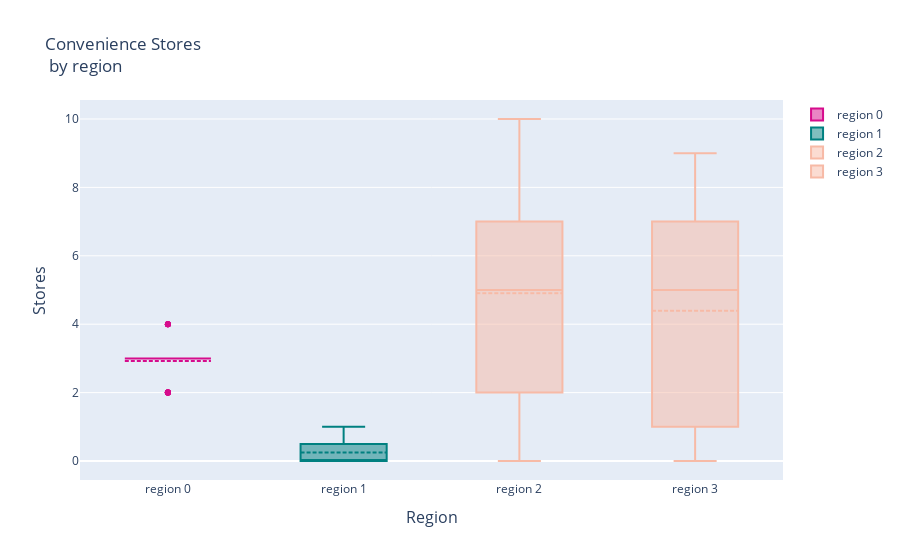

This figure's notebook cell:
### Code cell
trace0 = go.Box(
    y=stores_r0,
    name = 'region 0',
    boxmean= True,
    marker = dict(
        color = 'rgb(214, 12, 140)',
    )
)
trace1 = go.Box(
    y=stores_r1,
    name = 'region 1',
    boxmean= True,
    marker = dict(
        color = 'rgb(0, 128, 128)',
    )
)
trace2 = go.Box(
    y=stores_r2,
    name = 'region 2',
    boxmean= True,
    marker = dict(
        color = 'rgb(247, 186, 166)',
    )
)

trace3 = go.Box(
    y=stores_r3,
    name = 'region 3',
    boxmean= True,
    marker = dict(
        color = 'rgb(247, 186, 166)',
    )
)
data = [trace0, trace1, trace2,trace3]
layout = go.Layout(title="Convenience Stores <br> by region", xaxis=dict(title="Region", titlefont=dict(size=16)),
                  yaxis=dict(title="Stores", titlefont=dict(size=16)))

fig = go.Figure(data=data, layout=layout)
iplot(fig)

### Figure 1 — Plotly figure (JSON) as saved in the notebook; plotly's stock layout.template omitted (floating-point values rounded to 4 significant figures; data arrays with more than 128 entries replaced by an {"elided": "..."} marker saying what was removed)
{"data": [{"boxmean": true, "marker": {"color": "rgb(214, 12, 140)"}, "name": "region 0", "type": "box", "y": [3, 3, 4, 3, 2, 2, 3, 2, 3, 3, 3, 4, 3, 3, 3, 3, 3, 3, 3, 3, 3, 3, 3, 4, 2, 3, 3, 2, 4, 3, 3, 3, 3, 3, 3, 3, 3, 2, 3, 2, 3, 3, 3, 4, 2, 3, 2, 3, 4, 2, 3, 3]}, {"boxmean": true, "marker": {"color": "rgb(0, 128, 128)"}, "name": "region 1", "type": "box", "y": [1, 0, 0, 0, 0, 1, 1, 0, 0, 0, 1, 0, 0, 0, 0, 0, 0, 0, 0, 0, 0, 0, 0, 0, 1, 1, 1, 0, 0, 0, 0, 1, 0, 0, 1, 0]}, {"boxmean": true, "marker": {"color": "rgb(247, 186, 166)"}, "name": "region 2", "type": "box", "y": {"elided": "205 int values"}}, {"boxmean": true, "marker": {"color": "rgb(247, 186, 166)"}, "name": "region 3", "type": "box", "y": [5, 8, 7, 1, 5, 1, 5, 8, 9, 1, 5, 0, 7, 5, 0, 6, 5, 1, 1, 6, 7, 7, 9, 1, 0, 5, 5, 6, 6, 6, 1, 5, 6, 5, 5, 6, 6, 6, 0, 6, 5, 5, 5, 1, 8, 7, 1, 6, 0, 8, 5, 5, 1, 0, 0, 7, 5, 8, 7, 8, 0, 1, 1, 5, 6, 0, 7, 0, 7, 6, 0, 0, 0, 0, 7, 0, 8, 5, 7, 5, 6, 6, 1, 7, 5, 7, 5, 7, 4, 4, 0, 0, 2, 5, 7, 5, 8, 7, 0, 5, 6, 5, 9, 5, 5, 1, 9, 6, 0, 1, 5, 7, 0, 8, 8, 8, 1, 6, 0, 5]}], "layout": {"title": {"text": "Convenience Stores <br> by region"}, "xaxis": {"title": {"font": {"size": 16}, "text": "Region"}}, "yaxis": {"title": {"font": {"size": 16}, "text": "Stores"}}}}
